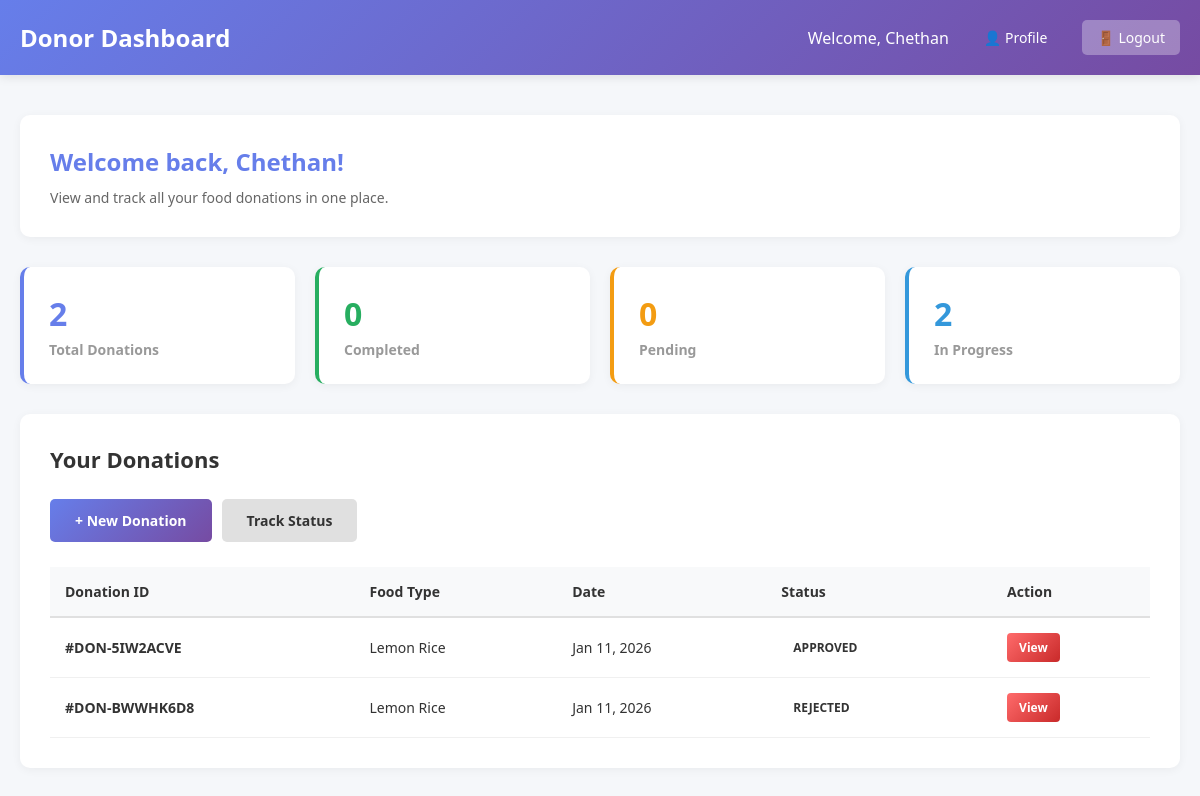
/dashboard/ (signed in), run on the app's committed database.
### donor_api/models.py (models this page shows, shortened)
class DonateForm(models.Model):
    STATUS_CHOICES = [
        ('pending_approval', 'Pending Approval'),
        ('approved', 'Approved'),
        ('rejected', 'Rejected'),
        ('picked_up', 'Picked Up'),
        ('in_transit', 'In Transit'),
        ('delivered', 'Delivered'),
        ('completed', 'Completed'),
    ]
    FOOD_CONDITION_CHOICES = [
        ('fresh', 'Fresh'),
        ('good', 'Good'),
        ('acceptable', 'Acceptable'),
        ('not_verified', 'Not Verified'),
    ]
    id = models.AutoField(primary_key=True)
    donation_id = models.CharField(max_length=20, unique=True, editable=False)
    user = models.ForeignKey(User, on_delete=models.CASCADE, null=True, blank=True, related_name='donations')
    full_name = models.CharField(max_length=100)
    cont_no = models.CharField(max_length=20)
    food_type = models.TextField()
    cdt = models.CharField(max_length=50)  # Cooking Date & Time
    pdt = models.CharField(max_length=50)  # Pickup Date & Time
    ploc = models.TextField()  # Pickup Location
    preparation_time = models.TimeField(null=True, blank=True)  # Time when food was prepared
    food_photo = models.ImageField(upload_to='food_donations/', null=True, blank=True)  # Photo of the food
    status = models.CharField(max_length=20, choices=STATUS_CHOICES, default='pending_approval')
    food_condition = models.CharField(max_length=20, choices=FOOD_CONDITION_CHOICES, default='not_verified')
    admin_notes = models.TextField(null=True, blank=True)  # Admin's verification notes
    verification_photo = models.ImageField(upload_to='verification/', null=True, blank=True)  # Photo taken during verification
    approved_by = models.ForeignKey(User, on_delete=models.SET_NULL, null=True, blank=True, related_name='approved_donations')
    approved_at = models.DateTimeField(null=True, blank=True)
    rejection_reason = models.TextField(null=True, blank=True)
    team = models.CharField(max_length=100, null=True, blank=True)
    allocated_at = models.DateTimeField(null=True, blank=True)
    created_at = models.DateTimeField(auto_now_add=True)
    updated_at = models.DateTimeField(auto_now=True)
    distribution_center = models.CharField(max_length=200, null=True, blank=True)
    distribution_date = models.CharField(max_length=50, null=True, blank=True)
    people_served = models.IntegerField(null=True, blank=True)
    satisfaction_rating = models.IntegerField(null=True, blank=True)
    notes = models.TextField(null=True, blank=True)
    class Meta:
        db_table = 'donateform'
        ordering = ['-created_at']

### donor_api/views.py (the view)
# urls.py: path('dashboard/', views.donor_dashboard, name='donor_dashboard'),
@login_required(login_url='donor_api:login')
def donor_dashboard(request):
    user_donations = DonateForm.objects.filter(user=request.user).order_by('-created_at')
    context = {
        'user': request.user,
        'donations': user_donations,
        'total_donations': user_donations.count(),
        'completed': user_donations.filter(status='completed').count(),
        'pending': user_donations.filter(status='pending').count(),
        'in_progress': user_donations.exclude(status__in=['completed', 'pending']).count(),
    }
    return render(request, 'donor_dashboard.html', context)

### templates/donor_dashboard.html (shortened to what this page needs)
<!DOCTYPE html>
<html lang="en">
<head>
</head>
<body>
    <header>
        <div class="container">
            <h1> Donor Dashboard</h1>
            <div class="user-menu">
                <span>Welcome, {{ user.get_full_name|default:user.email }}</span>
                <a href="/profile/">👤 Profile</a>
                <a href="/logout/" class="logout-btn">🚪 Logout</a>
            </div>
        </div>
    </header>
    <main>
        <div class="container">
            <div class="welcome-section">
                <h2>Welcome back, {{ user.first_name|default:"Donor" }}!</h2>
                <p>View and track all your food donations in one place.</p>
            </div>
            <div class="stats-grid">
                <div class="stat-card">
                    <h3>{{ total_donations }}</h3>
                    <p>Total Donations</p>
                </div>
                <div class="stat-card completed">
                    <h3>{{ completed }}</h3>
                    <p>Completed</p>
                </div>
                <div class="stat-card pending">
                    <h3>{{ pending }}</h3>
                    <p>Pending</p>
                </div>
                <div class="stat-card in-progress">
                    <h3>{{ in_progress }}</h3>
                    <p>In Progress</p>
                </div>
            </div>
            <div class="donations-section">
                <h2>Your Donations</h2>
                <div class="action-buttons">
                    <a href="/donate/" class="btn">+ New Donation</a>
                    <a href="/track/" class="btn btn-secondary">Track Status</a>
                </div>
                {% if donations %}
                    <table class="donations-table">
                        <thead>
                            <tr>
                                <th>Donation ID</th>
                                <th>Food Type</th>
                                <th>Date</th>
                                <th>Status</th>
                                <th>Action</th>
                            </tr>
                        </thead>
                        <tbody>
                            {% for donation in donations %}
                                <tr>
                                    <td>
                                        <strong>#{{ donation.donation_id }}</strong>
                                    </td>
                                    <td>{{ donation.food_type }}</td>
                                    <td>{{ donation.created_at|date:"M d, Y" }}</td>
                                    <td>
                                        <span class="status-badge status-{{ donation.status|lower }}">
                                            {{ donation.get_status_display }}
                                        </span>
                                    </td>
                                    <td>
                                        <div class="action-links">
                                            <a href="#" onclick="viewDonationDetails('{{ donation.donation_id }}'); return false;">View</a>
                                        </div>
                                    </td>
                                </tr>
                            {% endfor %}
                        </tbody>
                    </table>
                {% else %}
                    <div class="empty-state">
                        <div class="empty-state-icon">📦</div>
                        <p>You haven't made any donations yet.</p>
                        <a href="/donate/" class="btn">Make Your First Donation</a>
                    </div>
                {% endif %}
            </div>
        </div>
    </main>
</body>
</html>

### templates/donor_dashboard.html (style rules this page uses)
* { margin: 0; padding: 0; box-sizing: border-box; }
body { font-family: 'Segoe UI', Tahoma, Geneva, Verdana, sans-serif; background: #f5f7fa; color: #333; }
header { background: linear-gradient(135deg, #667eea 0%, #764ba2 100%); color: white; padding: 20px 0; box-shadow: 0 2px 10px rgba(0, 0, 0, 0.1); }
.container { max-width: 1200px; margin: 0 auto; padding: 0 20px; }
header .container { display: flex; justify-content: space-between; align-items: center; }
header h1 { font-size: 24px; }
.user-menu { display: flex; align-items: center; gap: 20px; }
.user-menu a { color: white; text-decoration: none; padding: 8px 15px; border-radius: 5px; transition: background 0.3s ease; font-size: 14px; }
.logout-btn { background: rgba(255, 255, 255, 0.3); }
main { padding: 40px 0; }
.welcome-section { background: white; padding: 30px; border-radius: 10px; margin-bottom: 30px; box-shadow: 0 2px 10px rgba(0, 0, 0, 0.05); }
.welcome-section h2 { color: #667eea; margin-bottom: 10px; }
.welcome-section p { color: #666; font-size: 14px; }
.stats-grid { display: grid; grid-template-columns: repeat(auto-fit, minmax(250px, 1fr)); gap: 20px; margin-bottom: 30px; }
.stat-card { background: white; padding: 25px; border-radius: 10px; box-shadow: 0 2px 10px rgba(0, 0, 0, 0.05); border-left: 4px solid #667eea; font-weight: bold; }
.stat-card.completed { border-left-color: #27ae60; }
.stat-card.pending { border-left-color: #f39c12; }
.stat-card.in-progress { border-left-color: #3498db; }
.stat-card h3 { font-size: 32px; color: #667eea; margin-bottom: 5px; }
.stat-card.completed h3 { color: #27ae60; }
.stat-card.pending h3 { color: #f39c12; }
.stat-card.in-progress h3 { color: #3498db; }
.stat-card p { color: #999; font-size: 14px; }
.donations-section { background: white; padding: 30px; border-radius: 10px; box-shadow: 0 2px 10px rgba(0, 0, 0, 0.05); }
.donations-section h2 { color: #333; margin-bottom: 25px; font-size: 22px; }
.action-buttons { display: flex; gap: 10px; margin-bottom: 25px; flex-wrap: wrap; }
.btn { padding: 12px 25px; background: linear-gradient(135deg, #667eea 0%, #764ba2 100%); color: white; border: none; border-radius: 5px; cursor: pointer; font-size: 14px; font-weight: 600; transition: all 0.3s ease; text-decoration: none; display: inline-block; }
.btn-secondary { background: #e0e0e0; color: #333; }
.donations-table { width: 100%; border-collapse: collapse; margin-top: 20px; }
.donations-table thead { background: #f8f9fa; border-bottom: 2px solid #e0e0e0; }
.donations-table th { padding: 15px; text-align: left; font-weight: 600; color: #333; font-size: 14px; }
.donations-table td { padding: 15px; border-bottom: 1px solid #f0f0f0; font-size: 14px; }
.status-badge { display: inline-block; padding: 6px 12px; border-radius: 20px; font-size: 12px; font-weight: 600; text-transform: uppercase; }
.action-links { display: flex; gap: 10px; font-size: 13px; }
.action-links a { color: white; text-decoration: none; cursor: pointer; padding: 6px 12px; background: linear-gradient(135deg, #667eea 0%, #764ba2 100%); border-radius: 4px; font-size: 12px; font-weight: 600; transition: all 0.3s ease; display: inline-block; }
.action-links a:last-child { background: linear-gradient(135deg, #FF6B6B 0%, #C92A2A 100%); }

### data on the page
DonateForm: donation_id "DON-5IW2ACVE", food_type "Lemon Rice", created_at "Jan 11, 2026", status "APPROVED"
DonateForm: donation_id "DON-BWWHK6D8", food_type "Lemon Rice", created_at "Jan 11, 2026", status "REJECTED"

### other printed values
{{ user.get_full_name|default:user.email }} "Chethan"
{{ user.first_name|default:"Donor" }} "Chethan"
{{ total_donations }} "2"
{{ completed }} "0"
{{ pending }} "0"
{{ in_progress }} "2"
